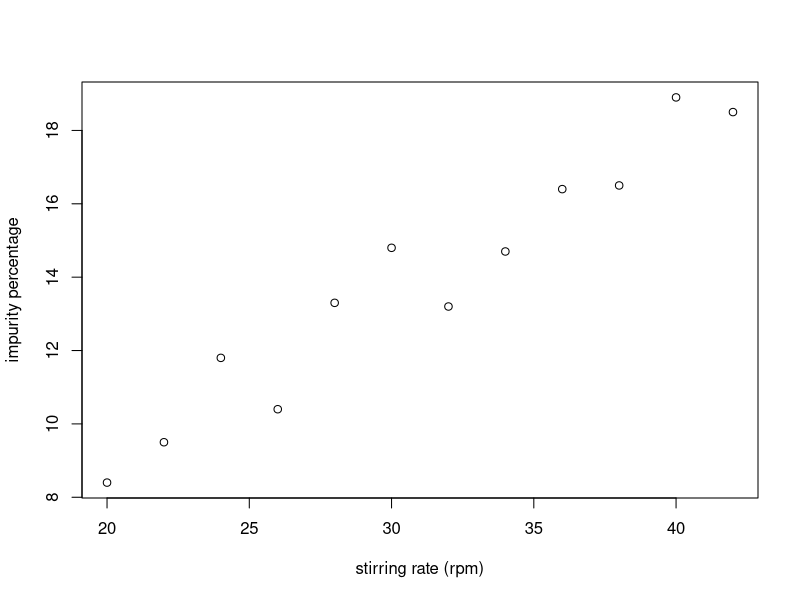
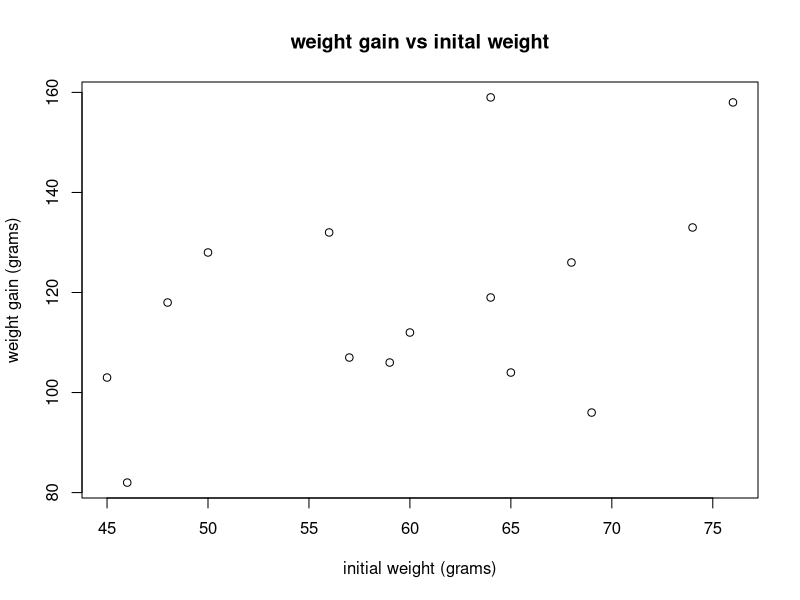

These charts were generated, in order, by the following R code:
# Clear all variables
rm(list = ls())

# Example 11.1 ~ stirring revs per minute | impurity percentages
# create stirring variable going from 20 - 42 in increments of 2
stirring.rpm <- seq(20,42,2)

# Input data
impurity.percentage <- c(8.4, 9.5, 11.8, 10.4, 13.3, 14.8, 13.2, 14.7, 16.4, 16.5, 18.9, 18.5)

# create data frame of rpms to impurities
paint.data <- data.frame(stirring.rpm,impurity.percentage) 

paint.data

attach(paint.data)
# Draw a scatter plot
plot(stirring.rpm, impurity.percentage, xlab="stirring rate (rpm)", ylab="impurity percentage")

# Perform a regression analysis on the paint data 
paint.linear.model <- lm(impurity.percentage ~ stirring.rpm, data=paint.data)
paint.linear.model
summary(paint.linear.model)
paint.aov <- anova(paint.linear.model)

# Example 11.4 observed Test statistic 
paint.aov

# Calculate Paint data frame observerd fitted values
paint.fitted.values <- fitted(paint.linear.model)
paint.fitted.values

# Calculate observed residuals
paint.residuals <- residuals(paint.linear.model)
paint.residuals



# Exercise 11.1
initial.weight <- c(50,64,76,64,74,60,69,68,56,48,57,59,46,45,65)
weight.gain <- c(128,159,158,119,133,112,96,126,132,118,107,106,82,103,104)
kitty.data <- data.frame(initial.weight, weight.gain)


attach(kitty.data)
plot(initial.weight, weight.gain, xlab="initial weight (grams)", ylab="weight gain (grams)", main="weight gain vs inital weight")
kitty.linear.model <- lm(weight.gain ~ initial.weight, data=paint.data)
summary(kitty.linear.model)
kitty.linear.model

kitty.anova <- anova(kitty.linear.model)
kitty.anova

# There tends to be a somewhat linear relationship between initial weight and weight gain, with on average being 1.064 * initial weight larger however this is not very strong
